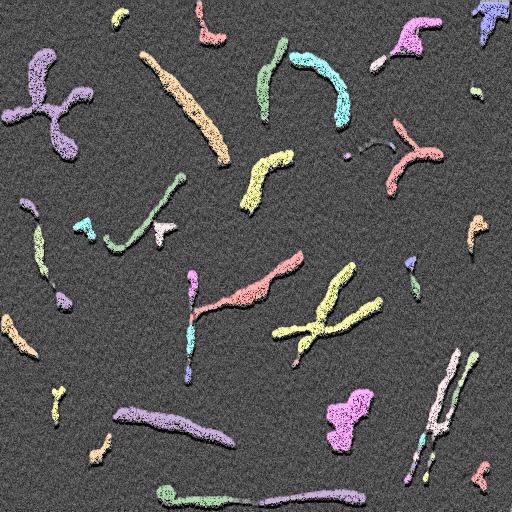
#> input picture artifacts/course_images/blobs_cc_overlay.png, 512 x 512 px
$ python -i pipeline.py   (imports and definitions only)
#> lines starting #> are read from the running program, lines starting #| are printed output that depends on the picture; after the words box and inside, x2 and y2 are one past the last pixel; in counts of white or black regions, pixels touching at a corner belong together
### src/watershed_btl/morphology.py
"""Binary morphology and distance-transform marker helpers."""

import numpy as np
from scipy import ndimage as ndi
from skimage.morphology import disk, reconstruction


def _binary_image(image: np.ndarray) -> np.ndarray:
    """Validate a two-dimensional binary image and return it as Booleans."""
    array = np.asarray(image)
    if array.ndim != 2:
        raise ValueError("image must be a two-dimensional array")
    if array.dtype != np.bool_:
        raise ValueError("image must have Boolean dtype")
    return array


def _footprint(radius: int) -> np.ndarray:
    """Return the flat disk structuring element for a non-negative radius."""
    if not isinstance(radius, (int, np.integer)) or radius < 0:
        raise ValueError("radius must be a non-negative integer")
    return disk(radius).astype(bool)


def binary_erosion(image: np.ndarray, radius: int) -> np.ndarray:
    """Erode a binary image with a disk-shaped structuring element."""
    return ndi.binary_erosion(_binary_image(image), structure=_footprint(radius))


def binary_dilation(image: np.ndarray, radius: int) -> np.ndarray:
    """Dilate a binary image with a disk-shaped structuring element."""
    return ndi.binary_dilation(_binary_image(image), structure=_footprint(radius))


def binary_opening(image: np.ndarray, radius: int) -> np.ndarray:
    """Open a binary image with a disk-shaped structuring element."""
    return ndi.binary_opening(_binary_image(image), structure=_footprint(radius))


def binary_closing(image: np.ndarray, radius: int) -> np.ndarray:
    """Close a binary image with a disk-shaped structuring element."""
    return ndi.binary_closing(_binary_image(image), structure=_footprint(radius))


# [11 lines left out: function reconstruct_by_dilation, not called in this run]


def make_markers(mask: np.ndarray, peak_fraction: float) -> tuple[np.ndarray, np.ndarray]:
    """Create connected-component markers from high distance-transform peaks."""
    mask_array = _binary_image(mask)
    if not 0.0 < peak_fraction <= 1.0:
        raise ValueError("peak_fraction must be in the interval (0, 1]")

    distance_map = ndi.distance_transform_edt(mask_array).astype(np.float64, copy=False)
    if not mask_array.any():
        return distance_map, np.zeros(mask_array.shape, dtype=np.int32)

    peaks = mask_array & (distance_map >= peak_fraction * distance_map.max())
    markers, _ = ndi.label(peaks)
    return distance_map, markers.astype(np.int32, copy=False)

### src/watershed_btl/pipeline.py
"""End-to-end morphological watershed segmentation and artifact export."""

from dataclasses import dataclass
from pathlib import Path

import imageio.v3 as iio
import numpy as np
from skimage.color import label2rgb
from skimage.filters import gaussian, threshold_otsu
from skimage.segmentation import watershed

from watershed_btl.morphology import binary_closing, binary_opening, make_markers


@dataclass(frozen=True)
class SegmentationResult:
    """Intermediate and final arrays generated by :func:`segment`."""

    binary_mask: np.ndarray
    distance_map: np.ndarray
    markers: np.ndarray
    labels: np.ndarray
    overlay: np.ndarray


def segment(
    image: np.ndarray,
    threshold: int | None = None,
    radius: int = 2,
    peak_fraction: float = 0.45,
) -> SegmentationResult:
    """Segment a two-dimensional grayscale image with marker-controlled watershed."""
    source = np.asarray(image)
    if source.ndim != 2:
        raise ValueError("image must be a two-dimensional grayscale array")

    denoised = gaussian(source, sigma=1.0, preserve_range=True)
    cutoff = threshold_otsu(denoised) if threshold is None else threshold
    binary_mask = denoised > cutoff
    binary_mask = binary_opening(binary_mask, radius=radius)
    binary_mask = binary_closing(binary_mask, radius=radius)
    distance_map, markers = make_markers(binary_mask, peak_fraction=peak_fraction)
    labels = watershed(-distance_map, markers, mask=binary_mask).astype(np.int32)
    overlay = label2rgb(labels, image=source, bg_label=0, kind="overlay")
    return SegmentationResult(
        binary_mask=binary_mask,
        distance_map=distance_map,
        markers=markers,
        labels=labels,
        overlay=overlay,
    )


def _to_uint8(array: np.ndarray) -> np.ndarray:
    """Scale a numeric image to an unsigned-byte PNG plane for display."""
    values = np.asarray(array, dtype=np.float64)
    maximum = values.max(initial=0.0)
    if maximum <= 0:
        return np.zeros(values.shape, dtype=np.uint8)
    return np.rint(values * (255.0 / maximum)).astype(np.uint8)


def save_stage_images(
    result: SegmentationResult,
    image: np.ndarray,
    output_dir: Path,
    stem: str,
) -> dict[str, Path]:
    """Write input and each pipeline stage as PNGs in ``output_dir``."""
    destination = Path(output_dir)
    destination.mkdir(parents=True, exist_ok=True)
    paths = {
        "input": destination / f"{stem}_input.png",
        "binary_mask": destination / f"{stem}_binary_mask.png",
        "distance_map": destination / f"{stem}_distance_map.png",
        "markers": destination / f"{stem}_markers.png",
        "labels": destination / f"{stem}_labels.png",
        "overlay": destination / f"{stem}_overlay.png",
    }
    iio.imwrite(paths["input"], np.asarray(image))
    iio.imwrite(paths["binary_mask"], result.binary_mask.astype(np.uint8) * 255)
    iio.imwrite(paths["distance_map"], _to_uint8(result.distance_map))
    iio.imwrite(paths["markers"], _to_uint8(result.markers))
    iio.imwrite(paths["labels"], _to_uint8(result.labels))
    iio.imwrite(paths["overlay"], _to_uint8(result.overlay))
    return paths

>>> import cv2
>>> picture = cv2.imread('../../artifacts/course_images/blobs_cc_overlay.png', cv2.IMREAD_GRAYSCALE)
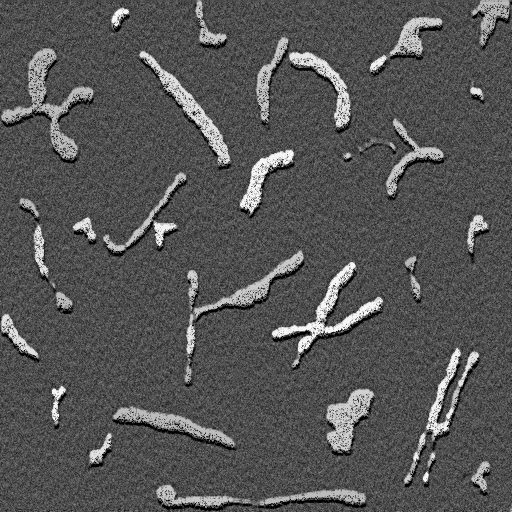
#> picture: shape (512, 512); min 0, max 246, mean 85.3
>>> result = segment(picture)
#> in segment, `cutoff = threshold_otsu(denoised) if threshold is None else threshold`: cutoff = 126.3
#> in segment, `binary_mask = denoised > cutoff`:
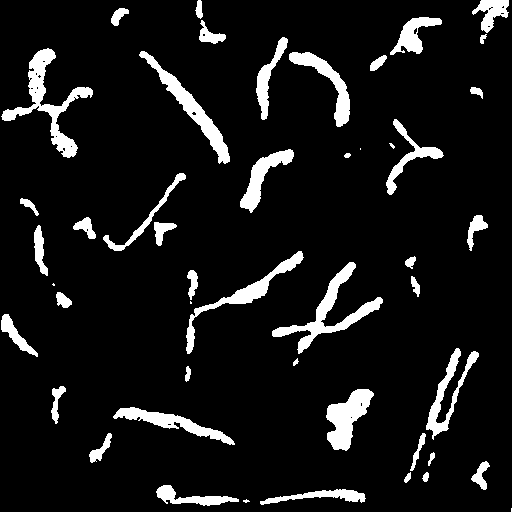
#> binary_mask: shape (512, 512) bool; 8.7% white; 48 white regions (6 under 20 px), largest, box (x1, y1, x2, y2) and area: (1, 48, 93, 158) 2161, (272, 262, 383, 354) 1930, (139, 51, 230, 164) 1645
#> in binary_opening, `return ndi.binary_opening(_binary_image(image), structure=_footprint(r..`: returned value: shape (512, 512) bool; 8.4% white; 55 white regions (4 under 20 px), largest, box (x1, y1, x2, y2) and area: (272, 262, 383, 353) 1908, (139, 51, 230, 164) 1616, (326, 389, 374, 451) 1538
#> in binary_closing, `return ndi.binary_closing(_binary_image(image), structure=_footprint(r..`:
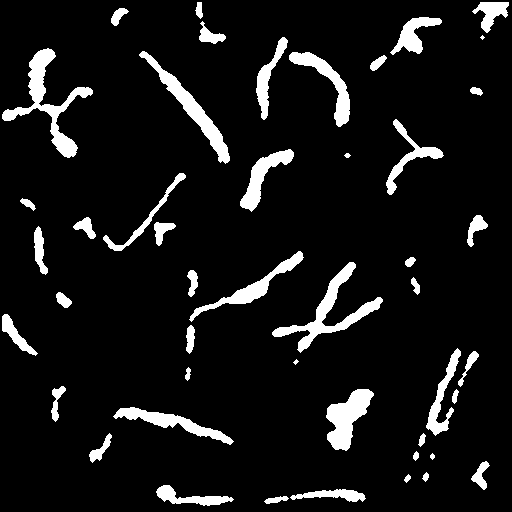
#> returned value: shape (512, 512) bool; 8.4% white; 47 white regions (2 under 20 px), largest, box (x1, y1, x2, y2) and area: (2, 48, 93, 158) 2143, (272, 262, 383, 353) 1922, (139, 51, 230, 164) 1630
#> in make_markers, `distance_map = ndi.distance_transform_edt(mask_array).astype(np.float6..`:
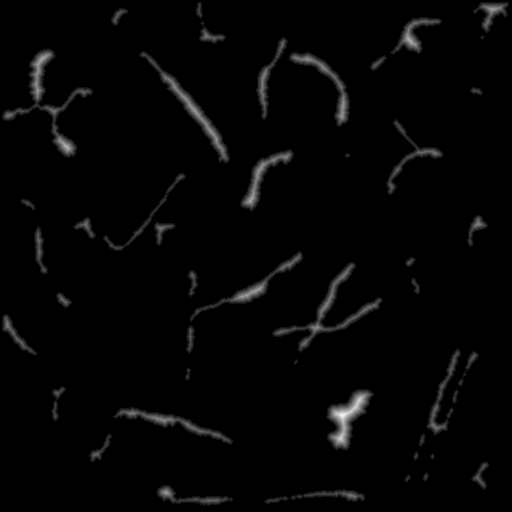
#> distance_map: shape (512, 512) float64; min 0, max 12.73, mean 0.241; drawn with min black and max white
#> in make_markers, `peaks = mask_array & (distance_map >= peak_fraction * distance_map.max..`:
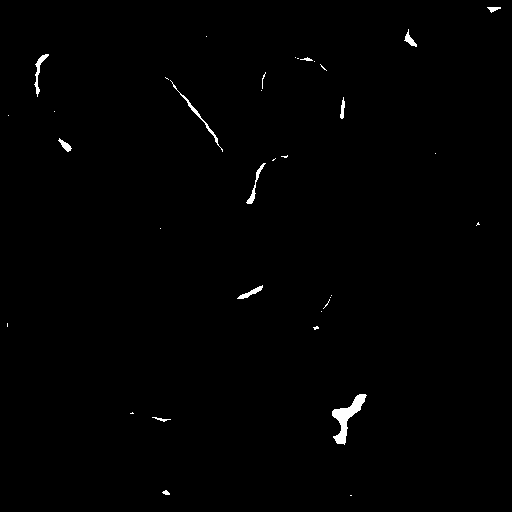
#> peaks: shape (512, 512) bool; 0.64% white; 35 white regions (22 under 20 px), largest, box (x1, y1, x2, y2) and area: (332, 394, 367, 445) 609, (170, 80, 223, 152) 181, (34, 54, 49, 97) 159
#> in make_markers, `markers, _ = ndi.label(peaks)`: markers: shape (512, 512) int32; 57 distinct labels, from 0 to 56
#> in segment, `labels = watershed(-distance_map, markers, mask=binary_mask).astype(np..`:
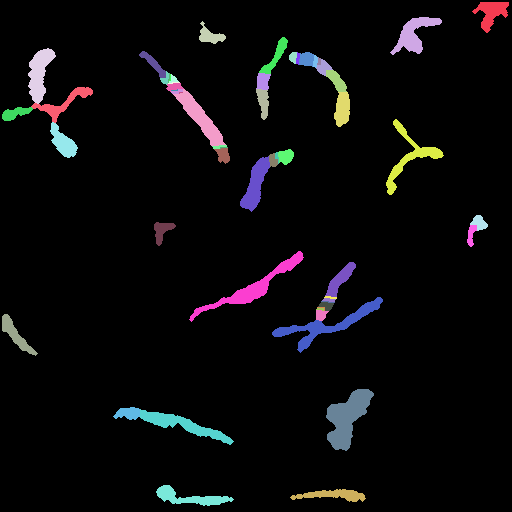
#> labels: shape (512, 512) int32; 57 distinct labels, from 0 to 56; one colour per label, 0 black
#> in segment, `overlay = label2rgb(labels, image=source, bg_label=0, kind="overlay")`:
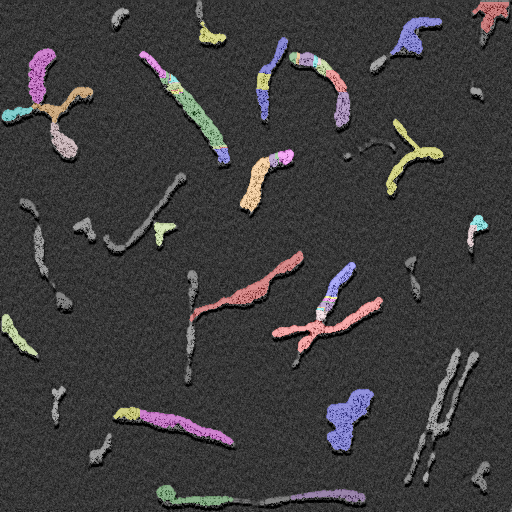
#> overlay: shape (512, 512, 3) float64; mean R, G, B 0.246, 0.24, 0.243
